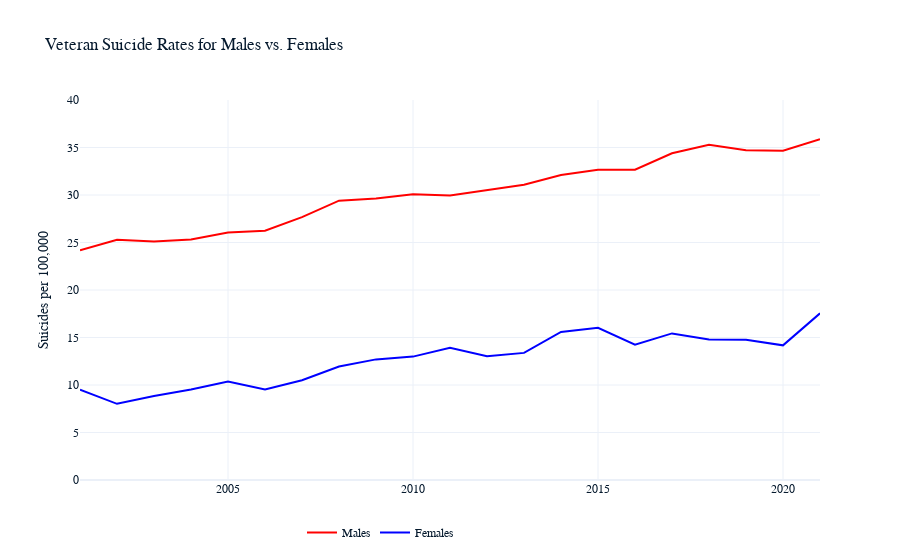

Write notebook code for a chart like this one.
### Markdown cell above
## Question 4

Determining whether there is a significant difference in suicide rates between male veterans and female veterans.

### Code cell
fig = go.Figure()
fig.add_trace(go.Scatter(x=all_veterans['year'], y=all_veterans['male_rate_per_100k'], mode='lines', name='Males', line={'color': 'red'}))
fig.add_trace(go.Scatter(x=all_veterans['year'], y=all_veterans['female_rate_per_100k'], mode='lines', name='Females', line={'color': 'blue'}))
fig.update_layout(title='Veteran Suicide Rates for Males vs. Females',
                  yaxis_title='Suicides per 100,000',
                  yaxis={'range': [0, 40]},
                  legend={'orientation': 'h', 'x': 0.3, 'y': -0.1})
fig.show()

### Figure 1 — Plotly figure (JSON) as saved in the notebook; plotly's stock layout.template omitted (floating-point values rounded to 4 significant figures)
{"data": [{"line": {"color": "red"}, "mode": "lines", "name": "Males", "type": "scatter", "x": [2001, 2002, 2003, 2004, 2005, 2006, 2007, 2008, 2009, 2010, 2011, 2012, 2013, 2014, 2015, 2016, 2017, 2018, 2019, 2020, 2021], "y": [24.18, 25.29, 25.1, 25.33, 26.05, 26.23, 27.68, 29.41, 29.62, 30.09, 29.95, 30.48, 31.09, 32.1, 32.65, 32.66, 34.39, 35.28, 34.7, 34.67, 35.87]}, {"line": {"color": "blue"}, "mode": "lines", "name": "Females", "type": "scatter", "x": [2001, 2002, 2003, 2004, 2005, 2006, 2007, 2008, 2009, 2010, 2011, 2012, 2013, 2014, 2015, 2016, 2017, 2018, 2019, 2020, 2021], "y": [9.506, 8.019, 8.841, 9.521, 10.37, 9.521, 10.51, 11.95, 12.7, 12.99, 13.92, 13.03, 13.38, 15.59, 16.02, 14.25, 15.43, 14.8, 14.75, 14.18, 17.54]}], "layout": {"legend": {"orientation": "h", "x": 0.3, "y": -0.1}, "title": {"text": "Veteran Suicide Rates for Males vs. Females"}, "yaxis": {"range": [0, 40], "title": {"text": "Suicides per 100,000"}}}}
